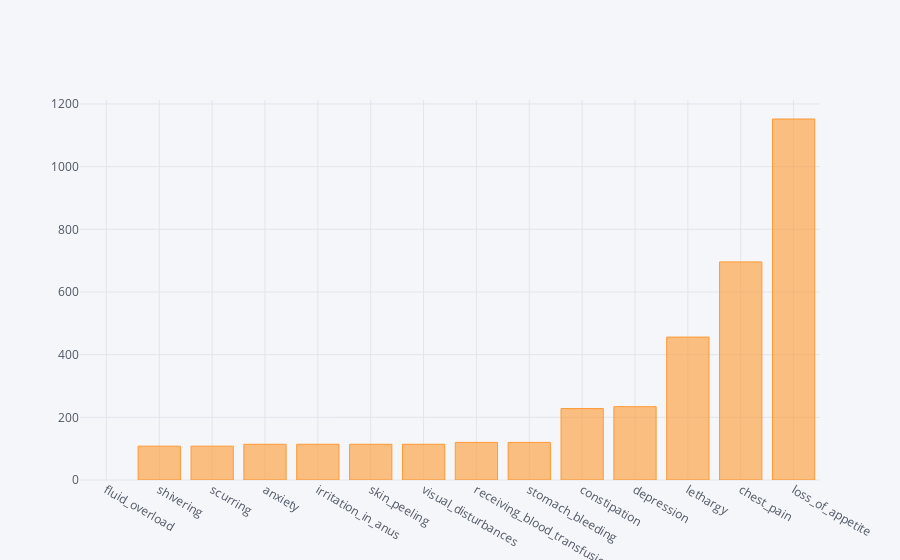

Source (notebook cell):
### Code cell
#10 lowest common symtomps
disyes[::-10].iplot(kind='bar',x='index')

### Figure 1 — Plotly figure (JSON) as saved in the notebook; plotly's stock layout.template omitted (floating-point values rounded to 4 significant figures)
{"data": [{"marker": {"color": "rgba(255, 153, 51, 0.6)", "line": {"color": "rgba(255, 153, 51, 1.0)", "width": 1}}, "name": "1", "orientation": "v", "text": "", "type": "bar", "uid": "c20cecad-53ee-4a6f-bdab-01a034542b3e", "x": ["fluid_overload", "shivering", "scurring", "anxiety", "irritation_in_anus", "skin_peeling", "visual_disturbances", "receiving_blood_transfusion", "stomach_bleeding", "constipation", "depression", "lethargy", "chest_pain", "loss_of_appetite"], "y": ["", 108, 108, 114, 114, 114, 114, 120, 120, 228, 234, 456, 696, 1152]}], "layout": {"legend": {"bgcolor": "#F5F6F9", "font": {"color": "#4D5663"}}, "paper_bgcolor": "#F5F6F9", "plot_bgcolor": "#F5F6F9", "title": {"font": {"color": "#4D5663"}}, "xaxis": {"gridcolor": "#E1E5ED", "showgrid": true, "tickfont": {"color": "#4D5663"}, "title": {"font": {"color": "#4D5663"}, "text": ""}, "zerolinecolor": "#E1E5ED"}, "yaxis": {"gridcolor": "#E1E5ED", "showgrid": true, "tickfont": {"color": "#4D5663"}, "title": {"font": {"color": "#4D5663"}, "text": ""}, "zerolinecolor": "#E1E5ED"}}}
